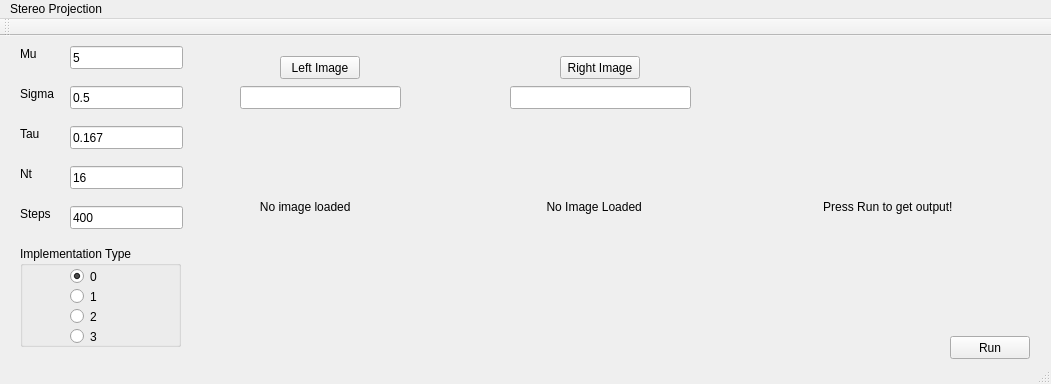
<?xml version="1.0" encoding="UTF-8"?>
<ui version="4.0">
 <class>StereoProjectionGUI</class>
 <widget class="QMainWindow" name="StereoProjectionGUI">
  <property name="geometry">
   <rect>
    <x>0</x>
    <y>0</y>
    <width>1051</width>
    <height>384</height>
   </rect>
  </property>
  <property name="windowTitle">
   <string>Stereo Projection - Team:: Warp64</string>
  </property>
  <widget class="QWidget" name="centralWidget">
   <widget class="QLineEdit" name="sigma">
    <property name="geometry">
     <rect>
      <x>70</x>
      <y>50</y>
      <width>113</width>
      <height>23</height>
     </rect>
    </property>
    <property name="text">
     <string>0.5</string>
    </property>
   </widget>
   <widget class="QPushButton" name="run">
    <property name="geometry">
     <rect>
      <x>950</x>
      <y>300</y>
      <width>80</width>
      <height>23</height>
     </rect>
    </property>
    <property name="text">
     <string>Run</string>
    </property>
   </widget>
   <widget class="QLineEdit" name="tau">
    <property name="geometry">
     <rect>
      <x>70</x>
      <y>90</y>
      <width>113</width>
      <height>23</height>
     </rect>
    </property>
    <property name="text">
     <string>0.167</string>
    </property>
   </widget>
   <widget class="QLabel" name="sigmaLabel">
    <property name="geometry">
     <rect>
      <x>20</x>
      <y>50</y>
      <width>50</width>
      <height>15</height>
     </rect>
    </property>
    <property name="text">
     <string>Sigma</string>
    </property>
   </widget>
   <widget class="QLabel" name="tauLabel">
    <property name="geometry">
     <rect>
      <x>20</x>
      <y>90</y>
      <width>41</width>
      <height>16</height>
     </rect>
    </property>
    <property name="text">
     <string>Tau</string>
    </property>
   </widget>
   <widget class="QPushButton" name="leftImage">
    <property name="geometry">
     <rect>
      <x>280</x>
      <y>20</y>
      <width>80</width>
      <height>23</height>
     </rect>
    </property>
    <property name="text">
     <string>Left Image</string>
    </property>
   </widget>
   <widget class="QLabel" name="ntLabel">
    <property name="geometry">
     <rect>
      <x>20</x>
      <y>130</y>
      <width>41</width>
      <height>16</height>
     </rect>
    </property>
    <property name="text">
     <string>Nt</string>
    </property>
   </widget>
   <widget class="QLineEdit" name="nt">
    <property name="geometry">
     <rect>
      <x>70</x>
      <y>130</y>
      <width>113</width>
      <height>23</height>
     </rect>
    </property>
    <property name="text">
     <string>16</string>
    </property>
   </widget>
   <widget class="QLabel" name="stepsLabel">
    <property name="geometry">
     <rect>
      <x>20</x>
      <y>170</y>
      <width>41</width>
      <height>16</height>
     </rect>
    </property>
    <property name="text">
     <string>Steps</string>
    </property>
   </widget>
   <widget class="QLineEdit" name="steps">
    <property name="geometry">
     <rect>
      <x>70</x>
      <y>170</y>
      <width>113</width>
      <height>23</height>
     </rect>
    </property>
    <property name="text">
     <string>400</string>
    </property>
   </widget>
   <widget class="QPushButton" name="rightImage">
    <property name="geometry">
     <rect>
      <x>560</x>
      <y>20</y>
      <width>80</width>
      <height>23</height>
     </rect>
    </property>
    <property name="text">
     <string>Right Image</string>
    </property>
   </widget>
   <widget class="QLineEdit" name="leftImagePath">
    <property name="enabled">
     <bool>true</bool>
    </property>
    <property name="geometry">
     <rect>
      <x>240</x>
      <y>50</y>
      <width>161</width>
      <height>23</height>
     </rect>
    </property>
    <property name="text">
     <string/>
    </property>
    <property name="readOnly">
     <bool>true</bool>
    </property>
   </widget>
   <widget class="QLineEdit" name="rightImagePath">
    <property name="enabled">
     <bool>true</bool>
    </property>
    <property name="geometry">
     <rect>
      <x>510</x>
      <y>50</y>
      <width>181</width>
      <height>23</height>
     </rect>
    </property>
    <property name="text">
     <string/>
    </property>
    <property name="readOnly">
     <bool>true</bool>
    </property>
   </widget>
   <widget class="QLineEdit" name="mu">
    <property name="geometry">
     <rect>
      <x>70</x>
      <y>10</y>
      <width>113</width>
      <height>23</height>
     </rect>
    </property>
    <property name="text">
     <string>5</string>
    </property>
   </widget>
   <widget class="QLabel" name="muLabel">
    <property name="geometry">
     <rect>
      <x>20</x>
      <y>10</y>
      <width>50</width>
      <height>15</height>
     </rect>
    </property>
    <property name="text">
     <string>Mu</string>
    </property>
   </widget>
   <widget class="QLabel" name="leftImageView">
    <property name="geometry">
     <rect>
      <x>200</x>
      <y>80</y>
      <width>251</width>
      <height>181</height>
     </rect>
    </property>
    <property name="text">
     <string>                  No image loaded</string>
    </property>
    <property name="scaledContents">
     <bool>true</bool>
    </property>
   </widget>
   <widget class="QLabel" name="rightImageView">
    <property name="geometry">
     <rect>
      <x>480</x>
      <y>80</y>
      <width>251</width>
      <height>181</height>
     </rect>
    </property>
    <property name="text">
     <string>                    No Image Loaded</string>
    </property>
    <property name="scaledContents">
     <bool>true</bool>
    </property>
   </widget>
   <widget class="QLabel" name="depthImageView">
    <property name="geometry">
     <rect>
      <x>760</x>
      <y>80</y>
      <width>251</width>
      <height>181</height>
     </rect>
    </property>
    <property name="text">
     <string>                   Press Run to get output!</string>
    </property>
    <property name="scaledContents">
     <bool>true</bool>
    </property>
   </widget>
   <widget class="QGroupBox" name="implType">
    <property name="geometry">
     <rect>
      <x>20</x>
      <y>210</y>
      <width>161</width>
      <height>101</height>
     </rect>
    </property>
    <property name="toolTip">
     <string>Hover over buttions for more info...</string>
    </property>
    <property name="title">
     <string>Implementation Type</string>
    </property>
    <property name="checkable">
     <bool>false</bool>
    </property>
    <property name="checked">
     <bool>false</bool>
    </property>
    <widget class="QRadioButton" name="impl0">
     <property name="geometry">
      <rect>
       <x>50</x>
       <y>20</y>
       <width>41</width>
       <height>21</height>
      </rect>
     </property>
     <property name="toolTip">
      <string>3D Grid with Global Memory</string>
     </property>
     <property name="text">
      <string>0</string>
     </property>
     <property name="checked">
      <bool>true</bool>
     </property>
    </widget>
    <widget class="QRadioButton" name="impl1">
     <property name="geometry">
      <rect>
       <x>50</x>
       <y>40</y>
       <width>41</width>
       <height>21</height>
      </rect>
     </property>
     <property name="toolTip">
      <string>3D Grid with Texture Memory</string>
     </property>
     <property name="text">
      <string>1</string>
     </property>
    </widget>
    <widget class="QRadioButton" name="impl2">
     <property name="geometry">
      <rect>
       <x>50</x>
       <y>60</y>
       <width>41</width>
       <height>21</height>
      </rect>
     </property>
     <property name="toolTip">
      <string>3D Grid with Pitch Allocation</string>
     </property>
     <property name="text">
      <string>2</string>
     </property>
    </widget>
    <widget class="QRadioButton" name="impl3">
     <property name="geometry">
      <rect>
       <x>50</x>
       <y>80</y>
       <width>41</width>
       <height>21</height>
      </rect>
     </property>
     <property name="toolTip">
      <string>3D Grid with Shared Memory</string>
     </property>
     <property name="text">
      <string>3</string>
     </property>
     <property name="checked">
      <bool>false</bool>
     </property>
    </widget>
   </widget>
  </widget>
  <widget class="QMenuBar" name="menuBar">
   <property name="geometry">
    <rect>
     <x>0</x>
     <y>0</y>
     <width>1051</width>
     <height>20</height>
    </rect>
   </property>
   <widget class="QMenu" name="menuStereo_Projection">
    <property name="title">
     <string>Stereo Projection</string>
    </property>
    <addaction name="actionQuit_2"/>
   </widget>
   <addaction name="menuStereo_Projection"/>
  </widget>
  <widget class="QToolBar" name="mainToolBar">
   <attribute name="toolBarArea">
    <enum>TopToolBarArea</enum>
   </attribute>
   <attribute name="toolBarBreak">
    <bool>false</bool>
   </attribute>
  </widget>
  <widget class="QStatusBar" name="statusBar"/>
  <action name="actionQuit">
   <property name="text">
    <string>Quit</string>
   </property>
  </action>
  <action name="actionQuit_2">
   <property name="text">
    <string>Quit</string>
   </property>
  </action>
 </widget>
 <layoutdefault spacing="6" margin="11"/>
 <resources/>
 <connections/>
</ui>
